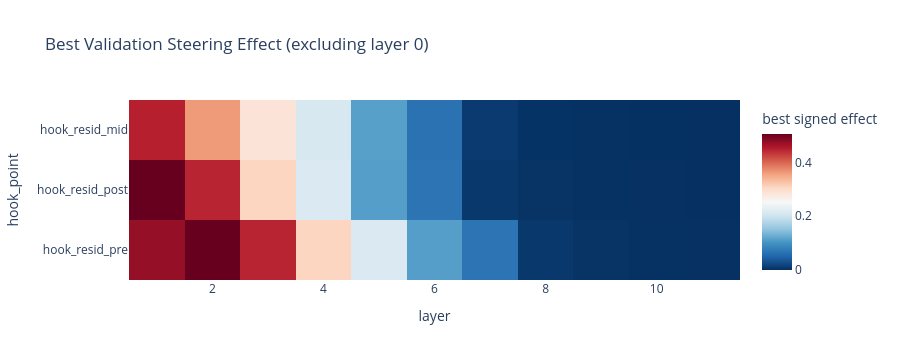

This figure's notebook cell:
### Code cell
if not validation.empty:
    filtered_validation = validation[validation["layer"] != 0]
    best_idx = filtered_validation.groupby(["layer", "hook_point"])["signed_effect_mean"].idxmax()
    best_by_site = filtered_validation.loc[best_idx].copy()
    fig = px.imshow(
        best_by_site.pivot(index="hook_point", columns="layer", values="signed_effect_mean"),
        color_continuous_scale="RdBu_r",
        aspect="auto",
        title="Best Validation Steering Effect (excluding layer 0)",
        labels={"color": "best signed effect"},
    )
    fig.update_layout(height=360)
    fig.show()

### Figure 1 — Plotly figure (JSON) as saved in the notebook; plotly's stock layout.template omitted (floating-point values rounded to 4 significant figures)
{"data": [{"coloraxis": "coloraxis", "hovertemplate": "layer: %{x}<br>hook_point: %{y}<br>best signed effect: %{z}<extra></extra>", "name": "0", "type": "heatmap", "x": [1, 2, 3, 4, 5, 6, 7, 8, 9, 10, 11], "xaxis": "x", "y": ["hook_resid_mid", "hook_resid_post", "hook_resid_pre"], "yaxis": "y", "z": [[0.45, 0.3616, 0.2863, 0.212, 0.1142, 0.06404, 0.009209, 0.002686, 0.001314, 0.0003499, 0.0], [0.5057, 0.4468, 0.3081, 0.215, 0.1118, 0.06675, 0.007821, 0.002974, 0.001511, 0.0009857, 0.0], [0.4748, 0.5057, 0.4468, 0.3081, 0.215, 0.1118, 0.06675, 0.007821, 0.002974, 0.001511, 0.0009857]]}], "layout": {"coloraxis": {"colorbar": {"title": {"text": "best signed effect"}}, "colorscale": [[0, "rgb(5,48,97)"], [0.1, "rgb(33,102,172)"], [0.2, "rgb(67,147,195)"], [0.3, "rgb(146,197,222)"], [0.4, "rgb(209,229,240)"], [0.5, "rgb(247,247,247)"], [0.6, "rgb(253,219,199)"], [0.7, "rgb(244,165,130)"], [0.8, "rgb(214,96,77)"], [0.9, "rgb(178,24,43)"], [1, "rgb(103,0,31)"]]}, "height": 360, "title": {"text": "Best Validation Steering Effect (excluding layer 0)"}, "xaxis": {"anchor": "y", "domain": [0, 1], "title": {"text": "layer"}}, "yaxis": {"anchor": "x", "autorange": "reversed", "domain": [0, 1], "title": {"text": "hook_point"}}}}
